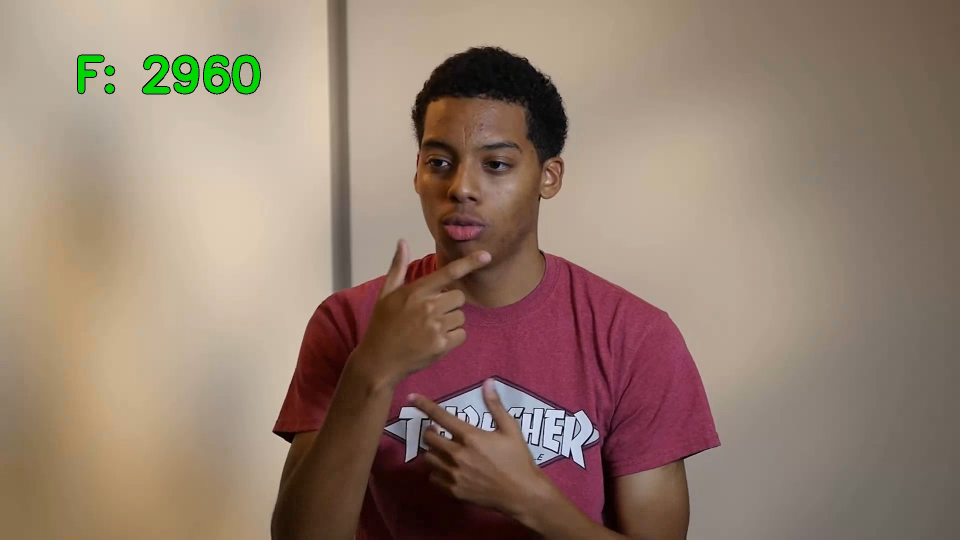
#> input picture test/1_copy1.png, 1920 x 1080 px (shown at 1/2 size)
$ python test.py
#> lines starting #> are read from the running program, lines starting #| are printed output that depends on the picture
### populate.py
import os
import shutil
import math
import random

def populate_folder(source_folder, destination_folder, x, shuffle=False):
    # Delete the destination folder and all its contents if it exists
#> called with source_folder = './images', destination_folder = './test', x = 1, shuffle = False
    if os.path.exists(destination_folder):
        shutil.rmtree(destination_folder)

    # Recreate the empty destination folder
    os.makedirs(destination_folder, exist_ok=True)

    image_extensions = {'.jpg', '.jpeg', '.png', '.bmp', '.gif'}

    # Calculate padding width based on copies count (for non-shuffle mode)
    padding = max(1, math.ceil(math.log10(x+1)))

    # Keep track of used random names to avoid collisions
    used_names = set()

    for filename in os.listdir(source_folder):
        name, ext = os.path.splitext(filename)
        if ext.lower() in image_extensions:
            source_path = os.path.join(source_folder, filename)

            for i in range(1, x + 1):
                if shuffle:
                    # Generate a random 6-digit number string for the filename
                    while True:
                        rand_num = random.randint(0, 999999)
                        new_name = f"{rand_num:06d}{ext}"
                        if new_name not in used_names:
                            used_names.add(new_name)
                            break
                else:
                    new_name = f"{name}_copy{i:0{padding}d}{ext}"

                destination_path = os.path.join(destination_folder, new_name)
                shutil.copy2(source_path, destination_path)
                print(f"Copied {filename} → {new_name}")
#> pass 2 of the loop in populate_folder, `for filename in os.listdir(source_folder):`:
#> pass 3 of the loop in populate_folder, `for filename in os.listdir(source_folder):`:

### downsample.py
import os
from PIL import Image

def downsample_images(input_dir, output_dir, max_size=(800, 800), quality=85, fmt="JPEG"):
#> called with input_dir = 'test', output_dir = 'result', max_size = (105, 105), quality = 80, fmt = 'JPEG'
    if not os.path.exists(output_dir):
        os.makedirs(output_dir)

    for filename in os.listdir(input_dir):
        if filename.lower().endswith((".jpg", ".jpeg", ".png", ".bmp", ".webp")):
            input_path = os.path.join(input_dir, filename)
            output_path = os.path.join(output_dir, filename)

            try:
                with Image.open(input_path) as img:
#> img is the input picture: PIL image 1920x1080 RGBA; mean R, G, B, A 148.5, 126.5, 111.5, 255
                    img.thumbnail(max_size, Image.LANCZOS)
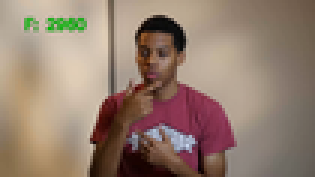
#> img: PIL image 105x59 RGBA (shown 3 times larger); mean R, G, B, A 148.5, 126.5, 111.5, 255

                    save_kwargs = {"optimize": True}

                    if fmt.upper() == "JPEG":
                        img = img.convert("RGB")
#> img: PIL image 105x59 RGB
                        save_kwargs["quality"] = quality

                    elif fmt.upper() == "PNG":
                        img = img.convert("RGB").quantize(colors=256)

                    img.save(output_path, fmt, **save_kwargs)
                    print(f"Resized and saved: {output_path}")
            except Exception as e:
                print(f"Error with {filename}: {e}")
#> pass 2 of the loop in downsample_images, `for filename in os.listdir(input_dir):`:
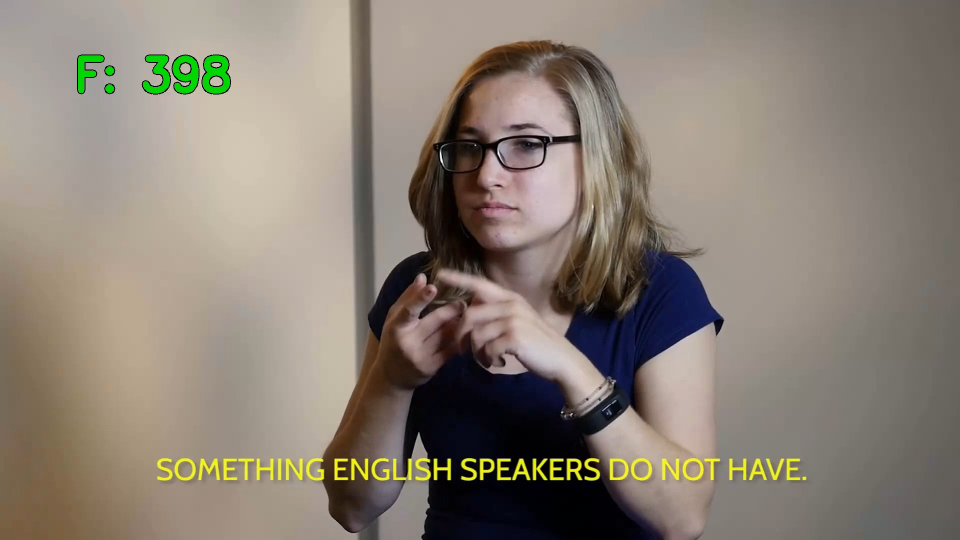
#> input picture test/2_copy1.png, 1920 x 1080 px (shown at 1/2 size)
#> in downsample_images, img is the input picture: PIL image 1920x1080 RGBA; mean R, G, B, A 137.9, 128.1, 116.7, 255
#> in downsample_images, `img.thumbnail(max_size, Image.LANCZOS)`:
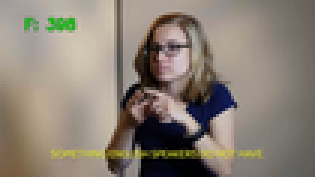
#> img: PIL image 105x59 RGBA (shown 3 times larger); mean R, G, B, A 138, 128.1, 116.7, 255
#> pass 3 of the loop in downsample_images, `for filename in os.listdir(input_dir):`:
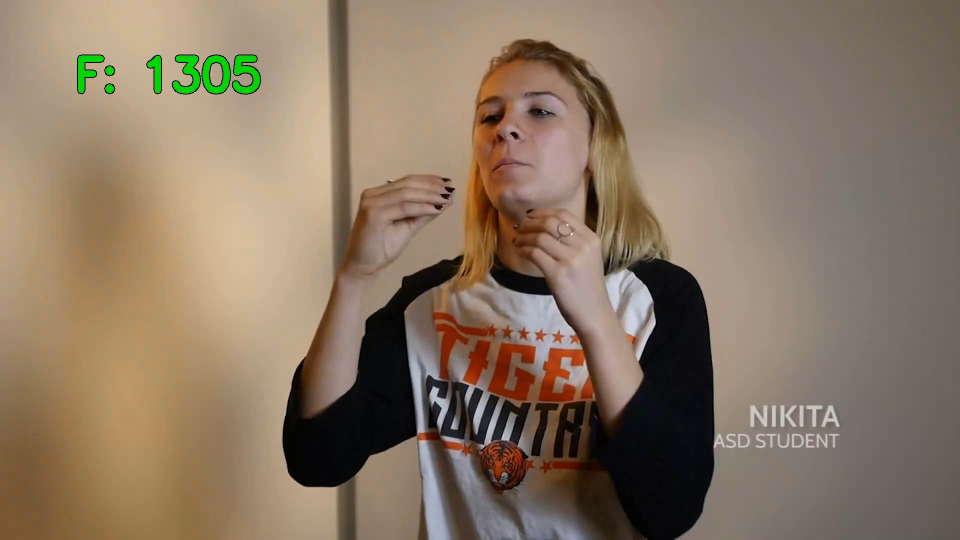
#> input picture test/3_copy1.png, 1920 x 1080 px (shown at 1/2 size)
#> in downsample_images, img is the input picture: PIL image 1920x1080 RGBA; mean R, G, B, A 137.9, 119.6, 100, 255
#> in downsample_images, `img.thumbnail(max_size, Image.LANCZOS)`:
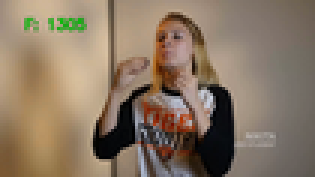
#> img: PIL image 105x59 RGBA (shown 3 times larger); mean R, G, B, A 137.9, 119.6, 100.1, 255

### superresolution.py
import cv2
import matplotlib.pyplot as plt
import time

def upscale():
    # Read image
    orig = cv2.imread("./test/1_copy1.png")
    img = cv2.imread("./result/1_copy1.png")
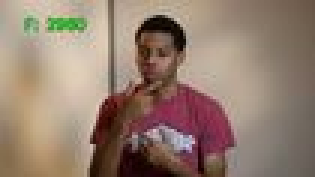
#> img: shape (59, 105, 3) (shown 3 times larger); mean B, G, R 111.6, 126.5, 148.6
    duration = [0] * 4

    # [6 lines of commented-out code are left out]

    sr = cv2.dnn_superres.DnnSuperResImpl_create()
    path = "EDSR_x4.pb"
#> (the run stopped early here; a loop or call above may not have finished)
